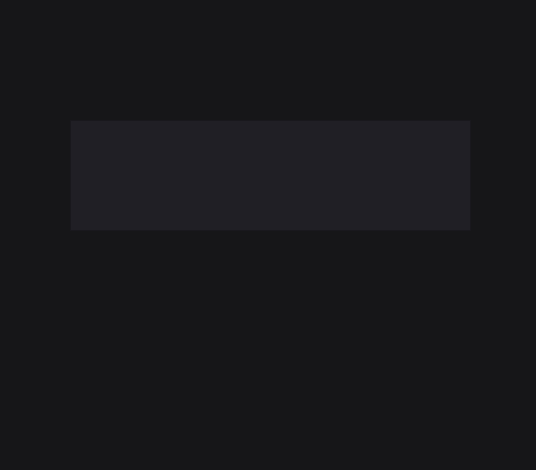
<?xml version="1.0" encoding="UTF-8"?>
<ui version="4.0">
 <class>ReportWindow</class>
 <widget class="QWidget" name="ReportWindow">
  <property name="geometry">
   <rect>
    <x>0</x>
    <y>0</y>
    <width>536</width>
    <height>470</height>
   </rect>
  </property>
  <property name="windowTitle">
   <string>Form</string>
  </property>
  <property name="styleSheet">
   <string notr="true">background-color: rgb(22, 22, 24);</string>
  </property>
  <widget class="QTextBrowser" name="header_txt_browser2">
   <property name="geometry">
    <rect>
     <x>64</x>
     <y>30</y>
     <width>393</width>
     <height>51</height>
    </rect>
   </property>
   <property name="font">
    <font>
     <family>Poppins SemiBold</family>
     <pointsize>14</pointsize>
     <italic>false</italic>
     <bold>true</bold>
    </font>
   </property>
   <property name="styleSheet">
    <string notr="true">font: 600 14pt &quot;Poppins SemiBold&quot;;
color: rgb(95, 15, 255);</string>
   </property>
   <property name="frameShape">
    <enum>QFrame::NoFrame</enum>
   </property>
   <property name="frameShadow">
    <enum>QFrame::Sunken</enum>
   </property>
   <property name="lineWrapMode">
    <enum>QTextEdit::WidgetWidth</enum>
   </property>
  </widget>
  <widget class="QTextBrowser" name="txtb_item2">
   <property name="geometry">
    <rect>
     <x>70</x>
     <y>120</y>
     <width>401</width>
     <height>111</height>
    </rect>
   </property>
   <property name="styleSheet">
    <string notr="true">font: 500 9pt &quot;Poppins&quot;;
color: rgb(255, 255, 255);
background-color: rgb(32, 31, 37);
selection-background-color: rgb(255, 170, 0);</string>
   </property>
  </widget>
 </widget>
 <resources/>
 <connections/>
</ui>
